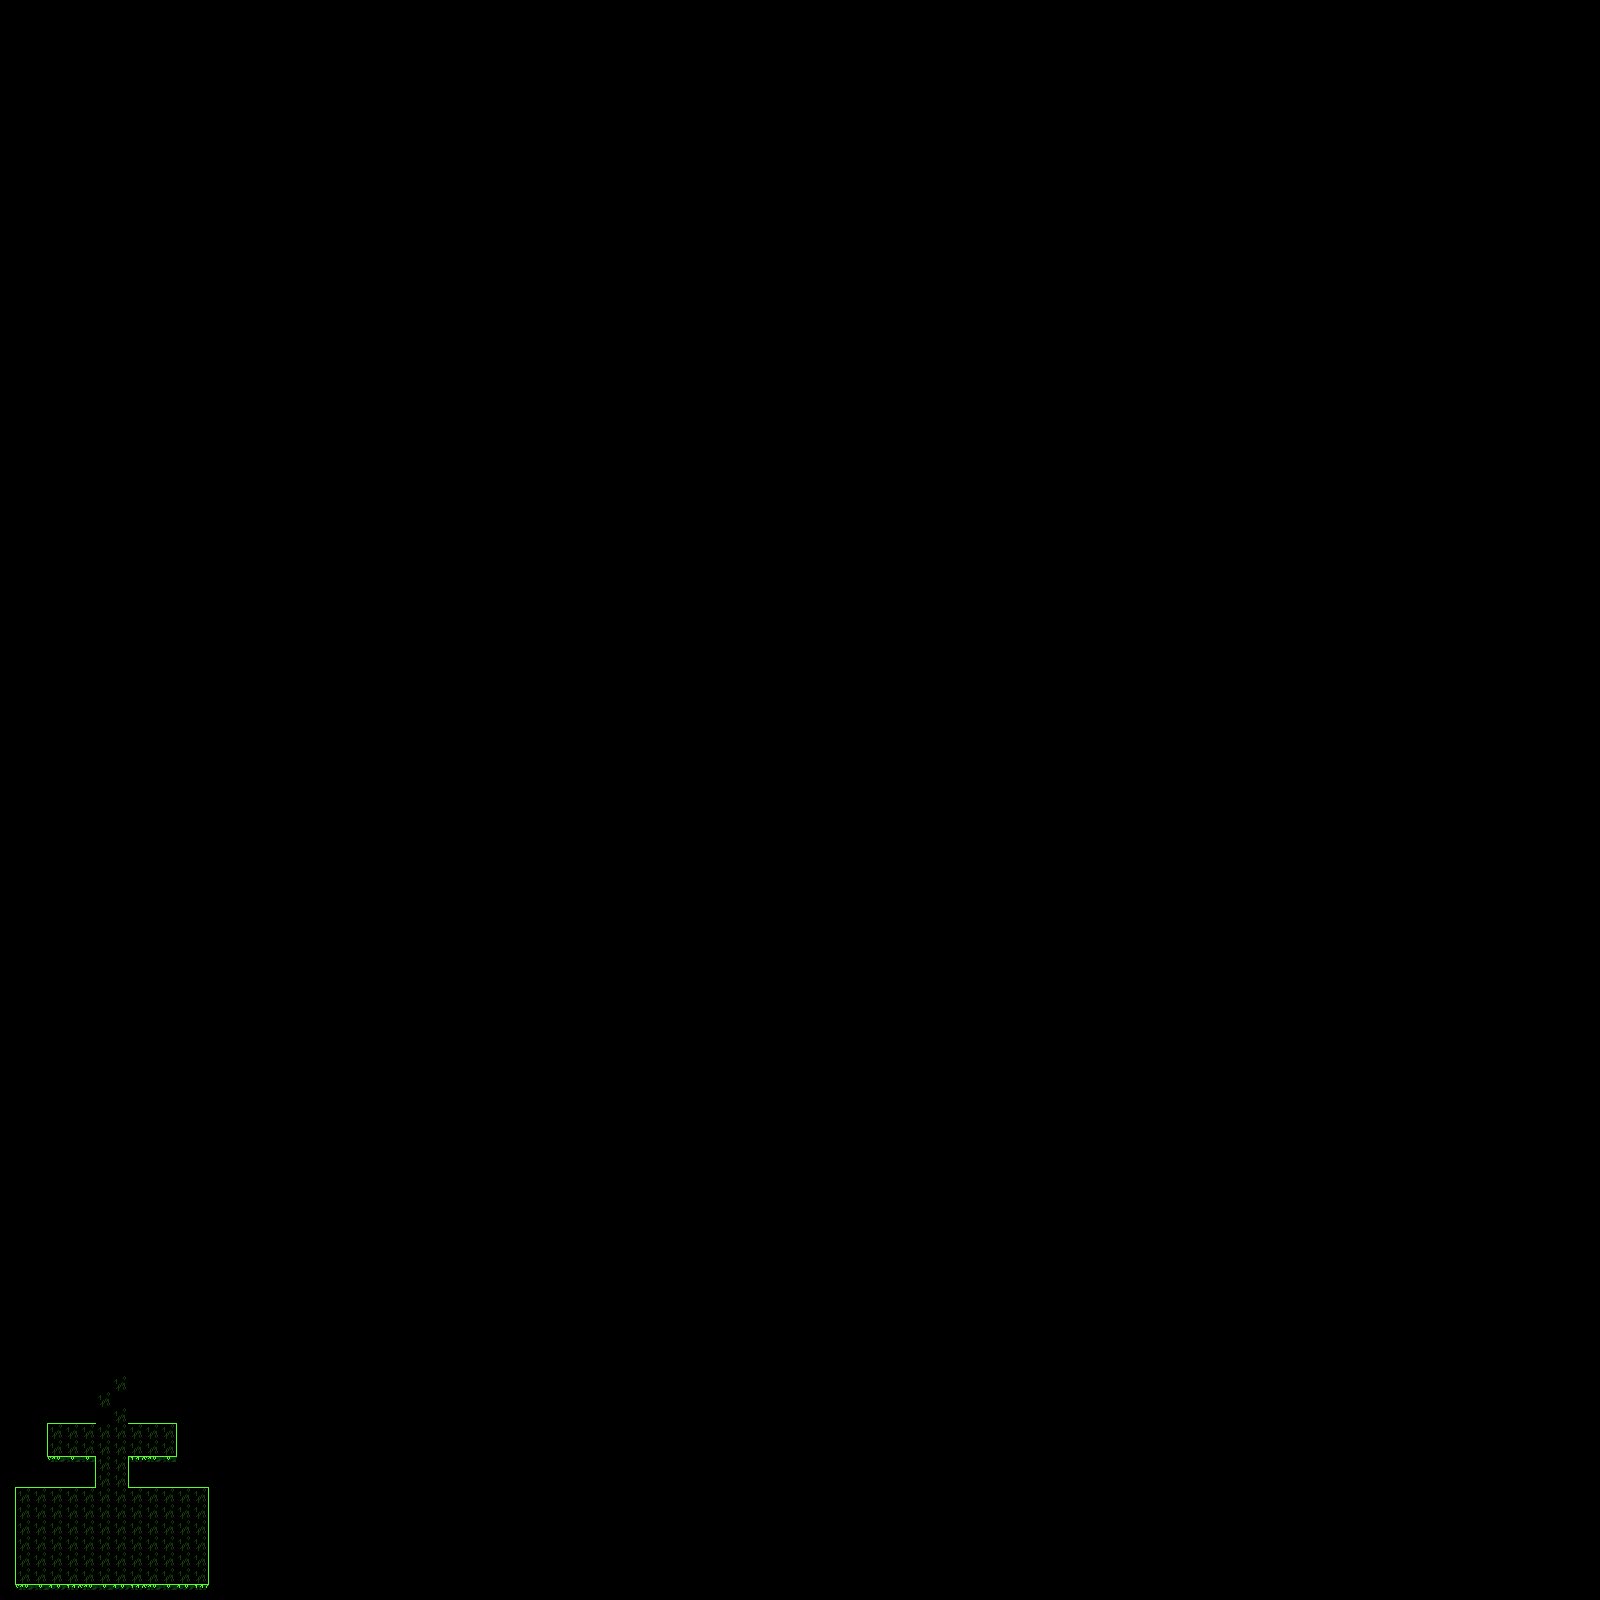

This is a level from a 2D game, rendered from its Tiled map with the project's own tilesets. A one-line summary and the map file follow, with tile-layer data summarised:
An orthogonal 100x100 tile map with 16x16 px tiles, 1 tile layer (Calque de Tile 1).

<map version="1.0" orientation="orthogonal" width="100" height="100" tilewidth="16" tileheight="16">
 <tileset firstgid="1" name="matrix" tilewidth="16" tileheight="16">
  <image source="tileset2.png" width="128" height="32" />
  <tile id="4">
   <properties>
    <property name="passable" value="true" />
   </properties>
  </tile>
 </tileset>
 <layer name="Calque de Tile 1" width="100" height="100">
  <data>[10000 cells, 153 non-empty, 16 distinct tile ids]</data>
 </layer>
</map>
